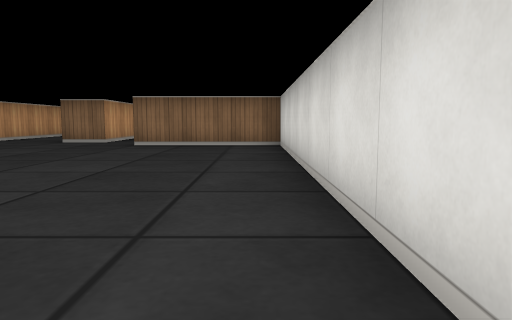
View 1 (above)

18 first-person views from a walk through a cub3D level. The camera is about half as high as the walls, tilts 6° down and sees 70° across. The floor is counted in squares. Each view is taken from the middle of a square. On the plan, view 1 faces up. The plan holds only what a view shows up to about 9 squares ahead; the rest is blank.

View 2
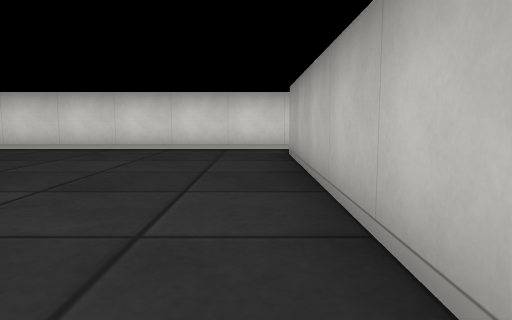

View 3
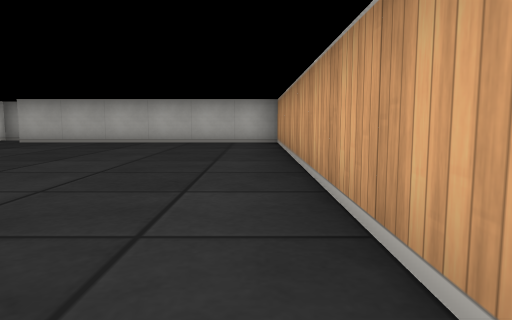

View 4
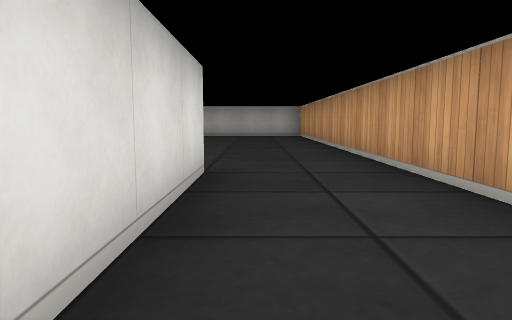

View 5
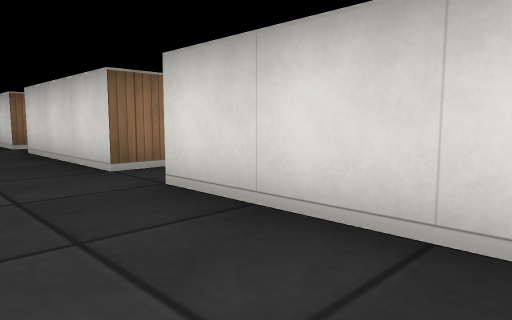

View 6
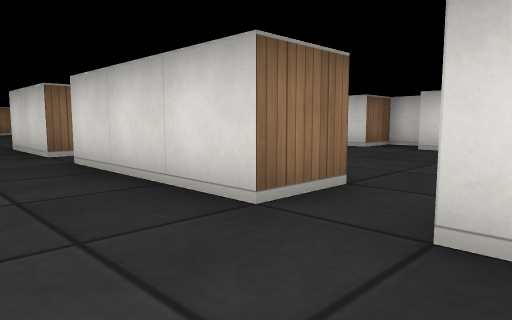

View 7
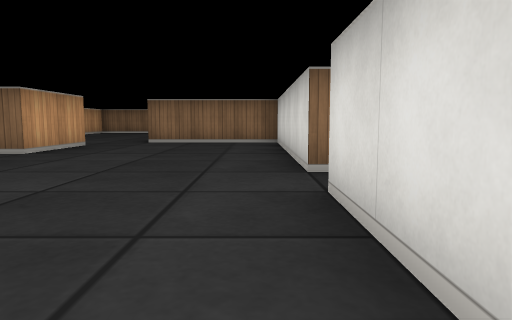

View 8
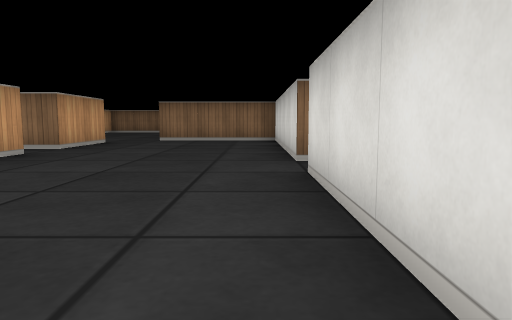

View 9
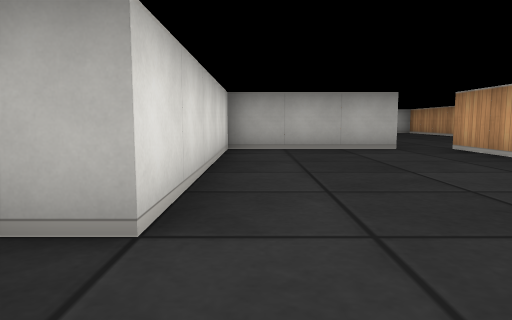

View 10
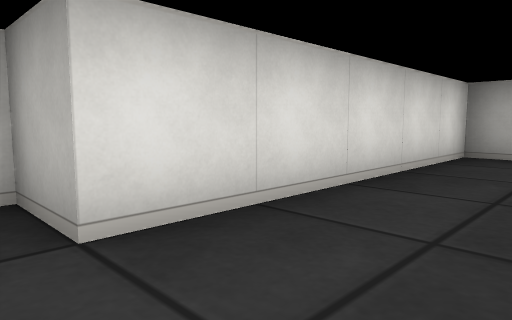

View 11
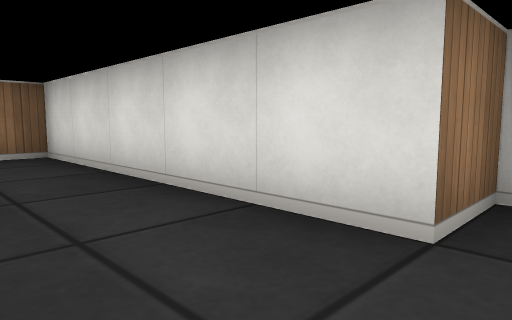

View 12
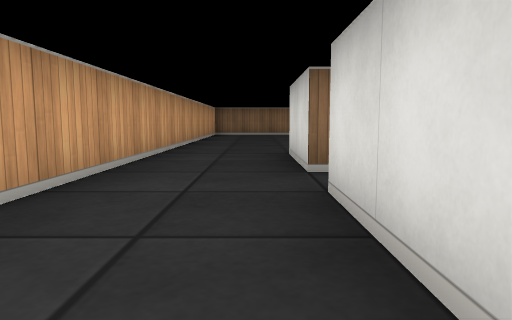

View 13
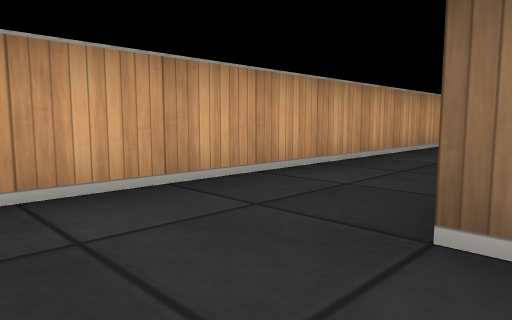

View 14
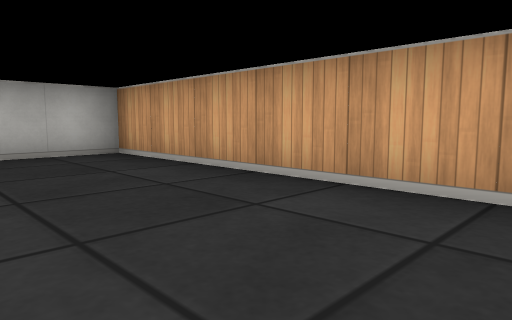

View 15
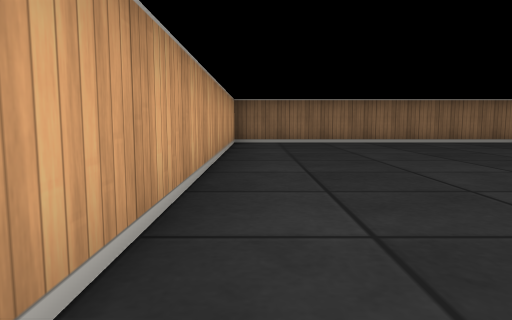

View 16
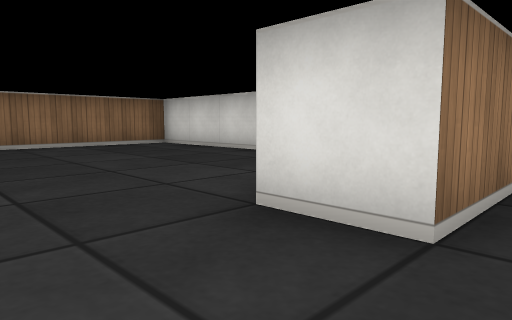

View 17
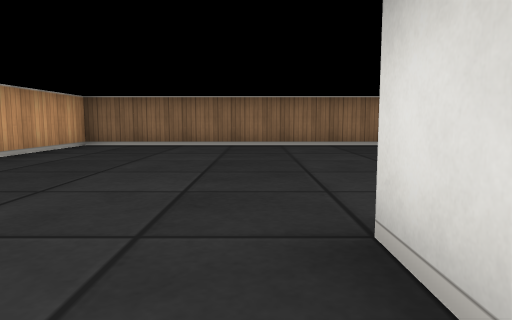

View 18
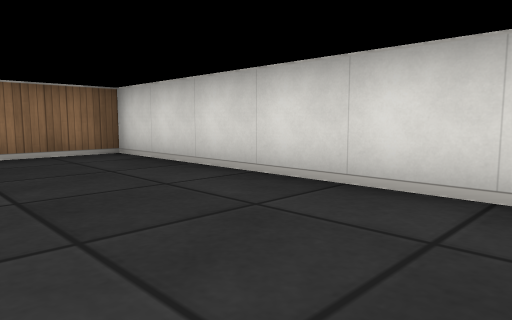

### Floor plan
Ten units are one square. View 1 is at (0, 0); x grows to the right and y downward. Boxes are objects, and circles mark ways between rooms. Rooms are numbered by the first view taken in them; rooms with no view inside come last. Other rooms are left out.
<svg viewBox="-70 -270 90 281">
<path fill="none" stroke="#000" d="M-35 -85 -45 -85 -45 -115M-45 -125 -45 -155M5 6 5 -75 -25 -75M-65 -165 -65 5 -5 5M-34 -125 -45 -125M-35 -155 -35 -149M-35 -101 -35 -85M-35 -185 -35 -165 -45 -165M-26 -85 5 -85 5 -135 15 -135 15 -145 5 -145 5 -195 -25 -195M-25 -195 -25 -205M5 -214 5 -265 -65 -265 -65 -165M-45 -165 -45 -185"/>
<circle cx="-30" cy="-90" r="3" fill="#2a7"/>
<circle cx="-40" cy="-120" r="3" fill="#2a7"/>
<circle cx="-40" cy="-160" r="3" fill="#2a7"/>
<circle cx="-55" cy="-175" r="3" fill="#2a7"/>
<circle cx="-30" cy="-190" r="3" fill="#2a7"/>
<text x="-40" y="-60">1</text>
<text x="-20" y="-140">2</text>
<text x="-30" y="-230">3</text>
</svg>
Room 1 opens to room 2. Room 1 opens to room 3. Room 2 opens to room 3.

Where each view was taken, in squares from view 1:
view 1: 0 up, 0 right, facing up
view 2: 0 up, 6 left, facing right
view 3: 8 up, 6 left, facing down
view 4: 12 up, 5 left, facing down
view 5: 9 up, 6 left, facing up-right
view 6: 11 up, 6 left, facing up-right
view 7: 11 up, 0 right, facing up
view 8: 10 up, 0 right, facing up
view 9: 15 up, 0 right, facing down
view 10: 14 up, 1 left, facing down-right
view 11: 14 up, 1 left, facing up-right
view 12: 13 up, 5 left, facing up
view 13: 7 up, 4 left, facing up-left
view 14: 5 up, 4 left, facing down-left
view 15: 18 up, 6 left, facing up
view 16: 19 up, 4 left, facing up-right
view 17: 19 up, 3 left, facing up
view 18: 21 up, 2 left, facing up-right
